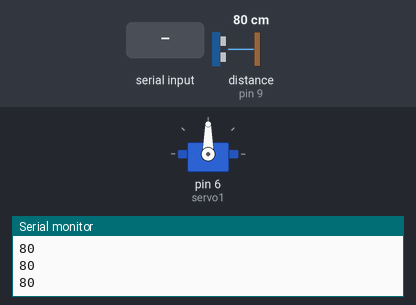
A sketch run on a simulated Arduino Uno, built with avr-gcc and run on an emulated ATmega328P. Shown: servo, the last lines printed to the serial monitor. Inputs (shaded band) come from the test bench; at power-on: distance to the obstacle (sensor on pin 9) 80 cm.

Above: at 1.2 s.
1.3 s: "2" received over Serial
At 2.1 s:
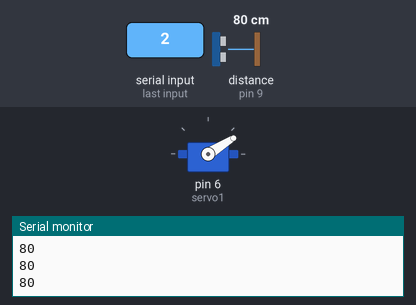
2.8 s: "3" received over Serial
At 3.2 s:
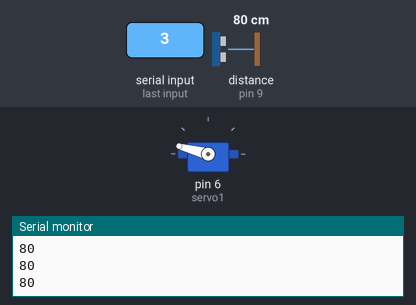
Timing chart, 0 to 5.8 s (numbered marks = the images above; inputs shaded):
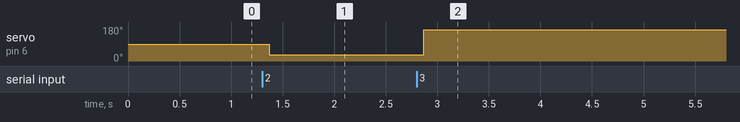

Measured:
- after the input at 1.3 s, servo on pin 6 (servo1): 90° → 32° after 0.07 s
- after the input at 2.8 s, servo on pin 6 (servo1): 32° → 165° after 0.07 s

The sketch:

servoAndUltrasonic.ino
```cpp
#include <Servo.h>
#include <Ultrasonic.h>
Servo servo1;
Ultrasonic ultrasonic(8,9);
int val;

void setup() {
  Serial.begin(9600);
  servo1.attach(6);
  servo1.write(90);
}

void loop() {
  int servoPosition;
  int duration;
  if (Serial.available() > 0) {
    val = Serial.read();
    if (val == '1'){
      Serial.println(97);
      servo1.write(97);
      delay(20);
    }
    else if (val == '2'){
      Serial.println(32);
      servo1.write(32);
      delay(20);
    }
    else if (val == '3'){
      Serial.println(165);
      servo1.write(165);
      delay(20);
    }
    else if (val == '4'){
      Serial.println("Scan");
      servoslow(servo1, 165, 50, 32);
    }

  }
duration = ultrasonic.Ranging(CM);
Serial.println(duration);
delay(100);
}

void servoslow( Servo num, int pos, int time, int start)
{
  num.write(start);
  int duration;
  delay(20);
  for ( int i=start; i<pos; i++)
      {  num.write(i);
          duration = ultrasonic.Ranging(CM);
          Serial.println(duration);
         delay(time);
      }
}
```
